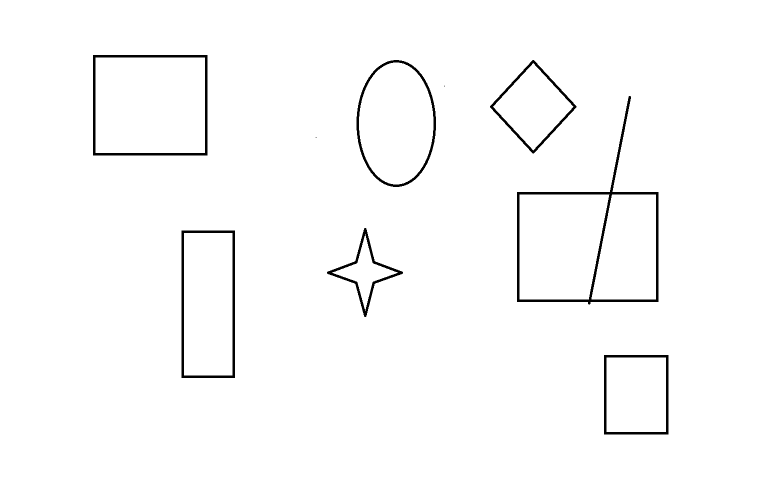
//> input picture test1/pic1.png, 1536 x 960 px (shown at 1/2 size)
$ ./main   (built with g++ and OpenCV 4)
//> lines starting //> are read from the running program, lines starting //| are printed output that depends on the picture; after the words box and inside, x2 and y2 are one past the last pixel; in counts of white or black regions, pixels touching at a corner belong together
#include "cv.h"
#include "highgui.h"
#include <stdio.h>
#include <math.h>
#include <string.h>
#include <iostream>
using namespace std;
int thresh = 50;
IplImage* img = NULL;
IplImage* img0 = NULL;
CvMemStorage* storage = NULL;
const char * wndname = "正方形检测 demo";
//angle函数用来返回（两个向量之间找到角度的余弦值）
double angle(CvPoint* pt1, CvPoint* pt2, CvPoint* pt0)
{
	double dx1 = pt1->x - pt0->x;
	double dy1 = pt1->y - pt0->y;
	double dx2 = pt2->x - pt0->x;
	double dy2 = pt2->y - pt0->y;
	return (dx1*dx2 + dy1*dy2) / sqrt((dx1*dx1 + dy1*dy1)*(dx2*dx2 + dy2*dy2) + 1e-10);
}
// 返回图像中找到的所有轮廓序列，并且序列存储在内存存储器中
CvSeq* findSquares4(IplImage* img, CvMemStorage* storage)
{
	CvSeq* contours;
	int i, c, l, N = 11;
	CvSize sz = cvSize(img->width & -2, img->height & -2);

	IplImage* timg = cvCloneImage(img);
	IplImage* gray = cvCreateImage(sz, 8, 1);
	IplImage* pyr = cvCreateImage(cvSize(sz.width / 2, sz.height / 2), 8, 3);
	IplImage* tgray;
	CvSeq* result;
	double s, t;
	// 创建一个空序列用于存储轮廓角点
	CvSeq* squares = cvCreateSeq(0, sizeof(CvSeq), sizeof(CvPoint), storage);
	cvSetImageROI(timg, cvRect(0, 0, sz.width, sz.height));
	// 过滤噪音
	cvPyrDown(timg, pyr, 7);
	cvPyrUp(pyr, timg, 7);
	tgray = cvCreateImage(sz, 8, 1);
	// 红绿蓝3色分别尝试提取
	for (c = 0; c < 3; c++)
	{
		// 提取 the c-th color plane
		cvSetImageCOI(timg, c + 1);
		cvCopy(timg, tgray, 0);
		// 尝试各种阈值提取得到的（N=11）
		for (l = 0; l < N; l++)
		{
			// apply Canny. Take the upper threshold from slider
			// Canny helps to catch squares with gradient shading
			if (l == 0)
			{
				cvCanny(tgray, gray, 0, thresh, 5);
				//使用任意结构元素膨胀图像
				cvDilate(gray, gray, 0, 1);
			}
			else
			{
				// apply threshold if l!=0:
				cvThreshold(tgray, gray, (l + 1) * 255 / N, 255, CV_THRESH_BINARY);
			}
			// 找到所有轮廓并且存储在序列中
			cvFindContours(gray, storage, &contours, sizeof(CvContour),
				CV_RETR_LIST, CV_CHAIN_APPROX_SIMPLE, cvPoint(0, 0));
			// 遍历找到的每个轮廓contours
			while (contours)
			{
				//用指定精度逼近多边形曲线
				result = cvApproxPoly(contours, sizeof(CvContour), storage,
					CV_POLY_APPROX_DP, cvContourPerimeter(contours)*0.02, 0);

				if (result->total == 4 &&
					fabs(cvContourArea(result, CV_WHOLE_SEQ)) > 500 &&
					fabs(cvContourArea(result, CV_WHOLE_SEQ)) < 100000 &&
					cvCheckContourConvexity(result))
				{
					s = 0;
					for (i = 0; i < 5; i++)
					{
						// find minimum angle between joint edges (maximum of cosine)
						if (i >= 2)
						{
							t = fabs(angle(
								(CvPoint*)cvGetSeqElem(result, i),
								(CvPoint*)cvGetSeqElem(result, i - 2),
								(CvPoint*)cvGetSeqElem(result, i - 1)));
							s = s > t ? s : t;
						}
					}
					// if 余弦值 足够小，可以认定角度为90度直角
					//cos0.1=83度，能较好的趋近直角
					if (s < 0.1)
						for (i = 0; i < 4; i++)
							cvSeqPush(squares,
							(CvPoint*)cvGetSeqElem(result, i));
				}
				// 继续查找下一个轮廓
				contours = contours->h_next;
			}
		}
	}
	cvReleaseImage(&gray);
	cvReleaseImage(&pyr);
	cvReleaseImage(&tgray);
	cvReleaseImage(&timg);
	return squares;
}
//drawSquares函数用来画出在图像中找到的所有正方形轮廓
void drawSquares(IplImage* img, CvSeq* squares)
{
	CvSeqReader reader;
	IplImage* cpy = cvCloneImage(img);
	int i;
	cvStartReadSeq(squares, &reader, 0);
	// read 4 sequence elements at a time (all vertices of a square)
	for (i = 0; i < squares->total; i += 4)
	{
		CvPoint pt[4], *rect = pt;
		int count = 4;
		// read 4 vertices
		CV_READ_SEQ_ELEM(pt[0], reader);
		CV_READ_SEQ_ELEM(pt[1], reader);
		CV_READ_SEQ_ELEM(pt[2], reader);
		CV_READ_SEQ_ELEM(pt[3], reader);
		// draw the square as a closed polyline
		cvPolyLine(cpy, &rect, &count, 1, 1, CV_RGB(0, 255, 0), 2, CV_AA, 0);
	}
	cvShowImage(wndname, cpy);
	cvReleaseImage(&cpy);
}

char* names[] = { "pic1.png", "pic2.png", "pic3.png",
"pic4.png", "pic5.png", "pic6.png","pic7.png","pic8.png",
"pic9.png","pic10.png","pic11.png","pic12.png", 0 };
int main(int argc, char** argv)
{
	int i, c;
	storage = cvCreateMemStorage(0);
	for (i = 0; names[i] != 0; i++)
	{
		img0 = cvLoadImage(names[i], 1);
//> img0 is the input picture: 960 rows x 1536 cols, CV_8UC3; min 0, max 255, mean 250.5
//> names = 13 items
		if (!img0)
		{
			cout << "不能载入" << names[i] << "继续下一张图片" << endl;
			continue;
		}
		img = cvCloneImage(img0);
		cvNamedWindow(wndname, 1);
		// find and draw the squares
		drawSquares(img, findSquares4(img, storage));
//> in findSquares4, `CvSeq* squares = cvCreateSeq(0, sizeof(CvSeq), sizeof(CvPoint), storag..`: squares = 0 items
//> in findSquares4, `cvPyrDown(timg, pyr, 7);`:
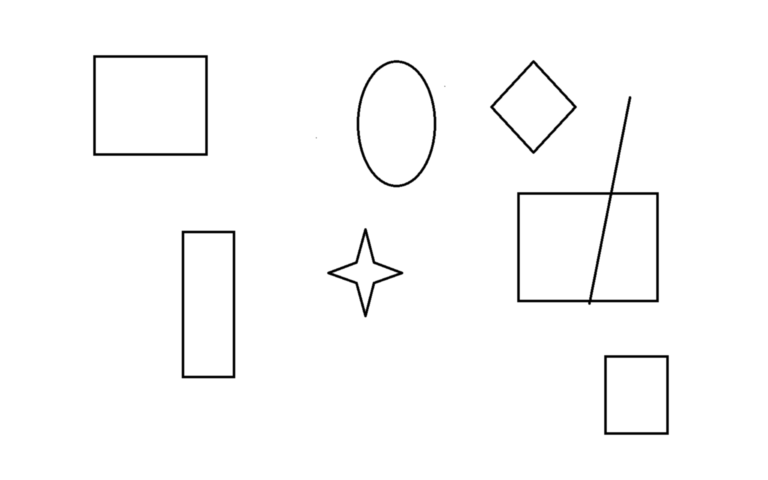
//> pyr: 480 rows x 768 cols, CV_8UC3; min 0, max 255, mean 250.5
//> in findSquares4, `cvPyrUp(pyr, timg, 7);`:
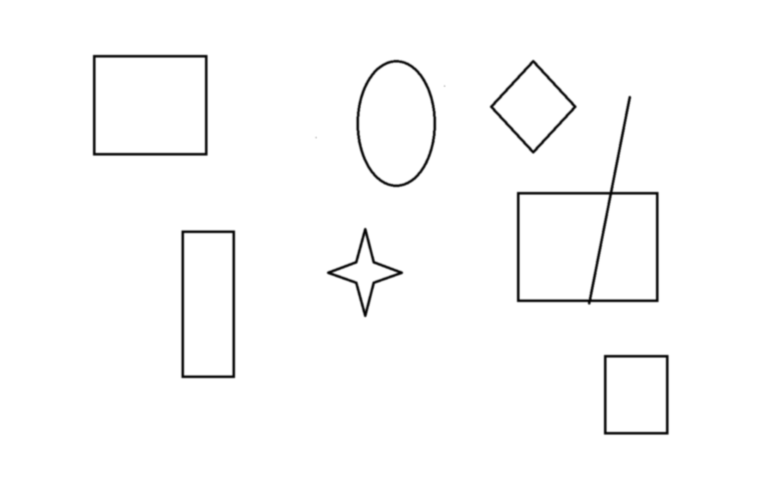
//> timg: 960 rows x 1536 cols, CV_8UC3 (shown at 1/2 size); 4.39% of pixels changed, all inside (x1, y1, x2, y2) = (182, 106, 1341, 873)
//> after the loop in findSquares4, `for (c = 0; c < 3; c++)`: gray: 960 rows x 1536 cols, CV_8UC1; every value is 0
//> after the loop in findSquares4, `for (c = 0; c < 3; c++)`: contours = 0 contours; result = 1 contour; box (x1, y1, x2, y2) and area: (1, 1, 1535, 959) 1467081; s = 0.000597; squares = 1032 items
//> the loop in drawSquares, `for (i = 0; i < squares->total; i += 4)` made 258 passes
//> pass 1, in drawSquares, `cvPolyLine(cpy, &rect, &count, 1, 1, CV_RGB(0, 255, 0), 2, CV_AA, 0);`:
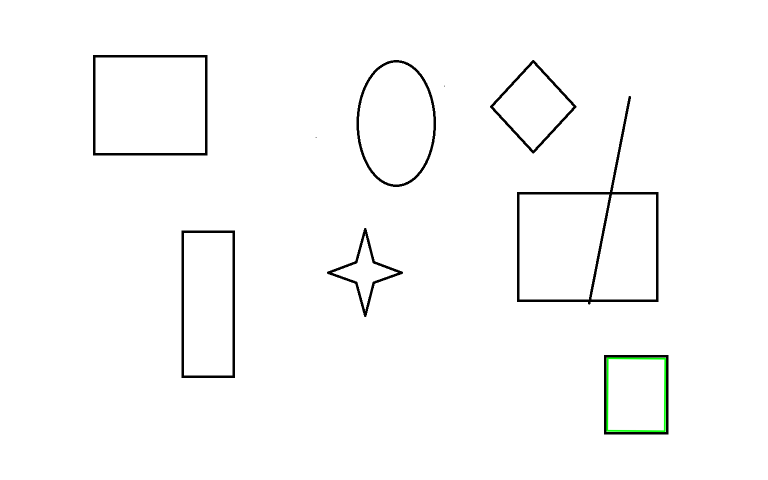
//> cpy: 960 rows x 1536 cols, CV_8UC3 (shown at 1/2 size); 0.18% of pixels changed, all inside (x1, y1, x2, y2) = (1212, 714, 1333, 865)
//> pass 2, in drawSquares, `cvPolyLine(cpy, &rect, &count, 1, 1, CV_RGB(0, 255, 0), 2, CV_AA, 0);`:
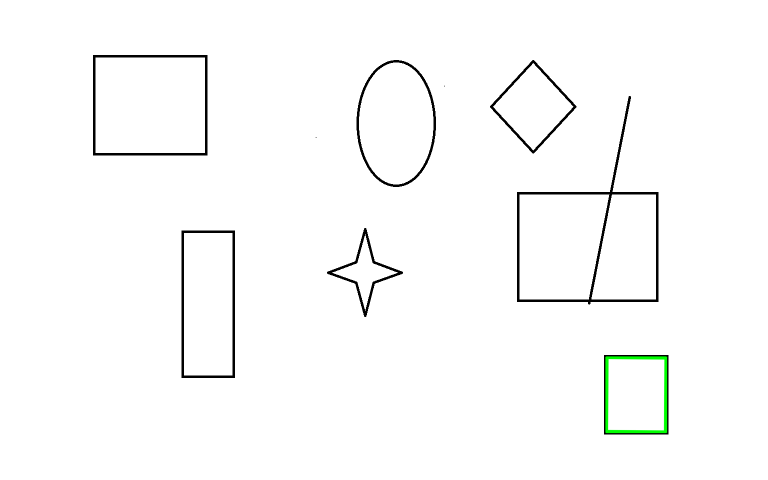
//> cpy: 960 rows x 1536 cols, CV_8UC3 (shown at 1/2 size); 0.15% of pixels changed, all inside (x1, y1, x2, y2) = (1210, 712, 1335, 867)
//> pass 3, in drawSquares, `cvPolyLine(cpy, &rect, &count, 1, 1, CV_RGB(0, 255, 0), 2, CV_AA, 0);`:
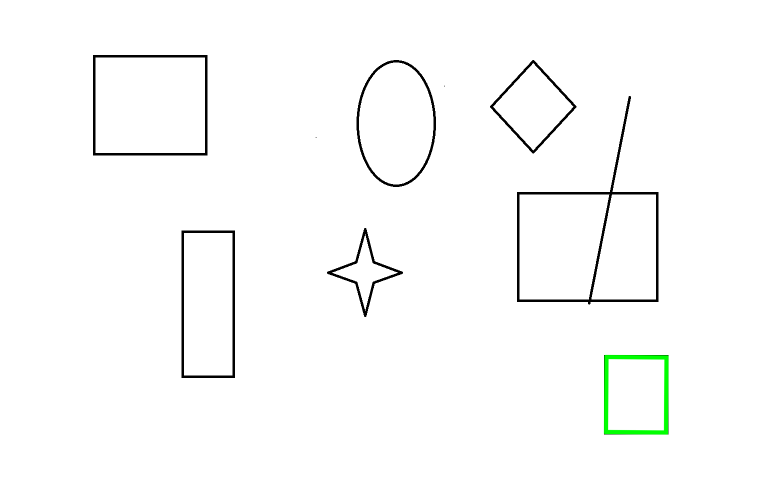
//> cpy: 960 rows x 1536 cols, CV_8UC3 (shown at 1/2 size); 0.13% of pixels changed, all inside (x1, y1, x2, y2) = (1207, 709, 1338, 870)
//> after the loop in drawSquares, `for (i = 0; i < squares->total; i += 4)`:
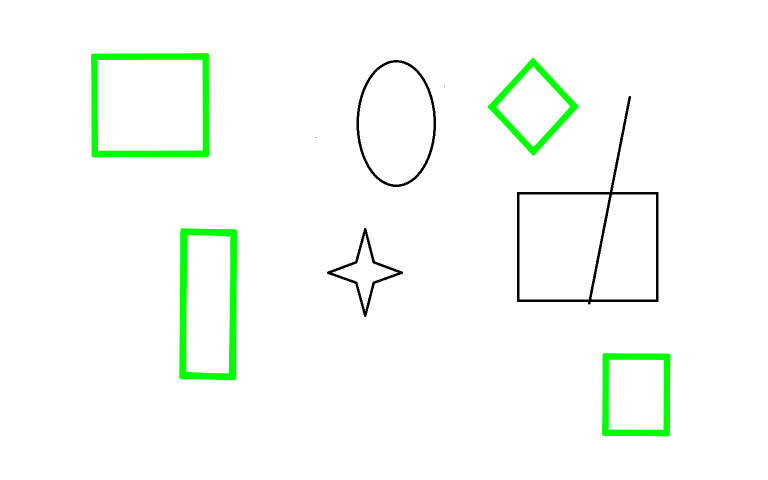
//> cpy: 960 rows x 1536 cols, CV_8UC3 (shown at 1/2 size); 2.2% of pixels changed, all inside (x1, y1, x2, y2) = (182, 106, 1341, 873)
		c = cvWaitKey(0);
//> the space key is pressed

		cvReleaseImage(&img);
		cvReleaseImage(&img0);
		cvClearMemStorage(storage);
		if ((char)c == 27)
			break;
	}
//> pass 2 of the loop `for (i = 0; names[i] != 0; i++)`:
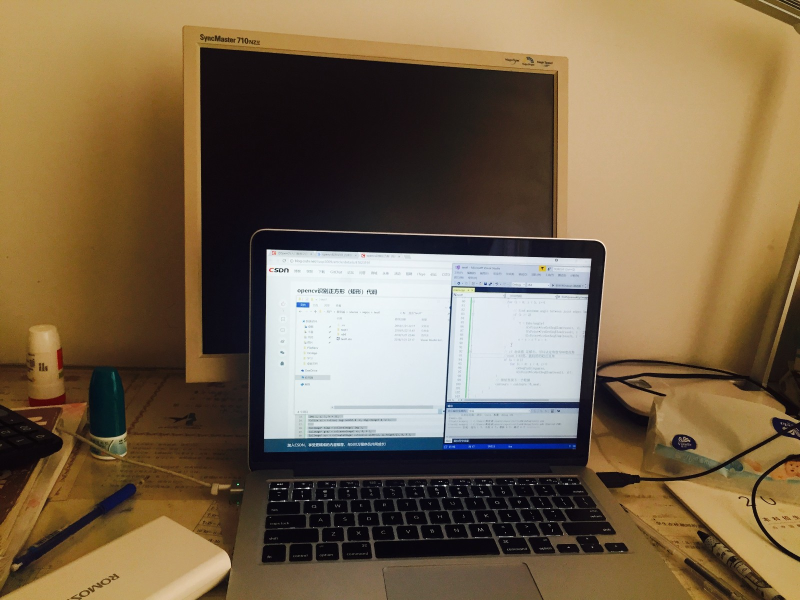
//> input picture test1/pic2.png, 1600 x 1200 px (shown at 1/2 size)
//> img0 is the input picture: 1200 rows x 1600 cols, CV_8UC3; mean B, G, R 76.4, 102.8, 121.9
//> in findSquares4 (call 2), `CvSeq* squares = cvCreateSeq(0, sizeof(CvSeq), sizeof(CvPoint), storag..`: squares = 0 items
//> pyr: 600 rows x 800 cols, CV_8UC3
//> timg: 1200 rows x 1600 cols, CV_8UC3
//> the loop in findSquares4 (call 2), `for (c = 0; c < 3; c++)` made 3 passes
//> (s, t) on passes 1 to 3: (0.683, 0.683), (0.102, 0.0266), (0.93, 0.93)
//> pass 1, in findSquares4 (call 2), `cvCopy(timg, tgray, 0);`:
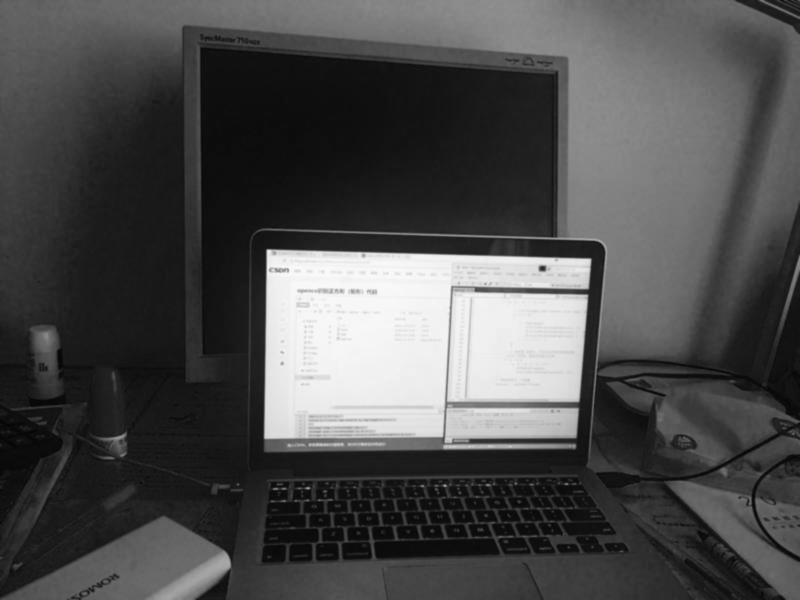
//> tgray: 1200 rows x 1600 cols, CV_8UC1 (shown at 1/2 size); min 4, max 251, mean 76.4
//> after the loop in findSquares4 (call 2), `for (c = 0; c < 3; c++)`: result = 1 contour; box (x1, y1, x2, y2) and area: (825, 512, 847, 519) 88; s = 0.93; squares = 36 items
//> the loop in drawSquares (call 2), `for (i = 0; i < squares->total; i += 4)` made 9 passes
//> after the loop in drawSquares (call 2), `for (i = 0; i < squares->total; i += 4)`:
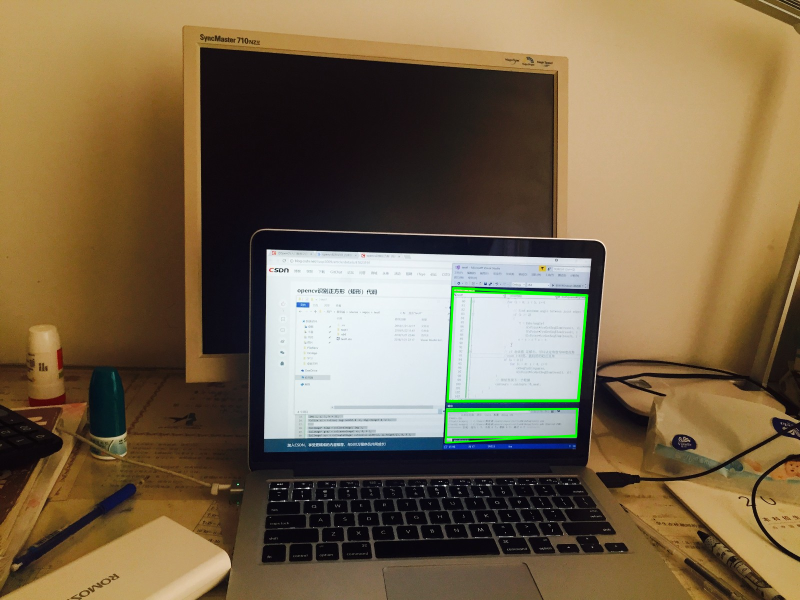
//> cpy: 1200 rows x 1600 cols, CV_8UC3 (shown at 1/2 size); mean B, G, R 75.6, 103.3, 121.2
//> the space key is pressed
//> pass 3 of the loop `for (i = 0; names[i] != 0; i++)`:
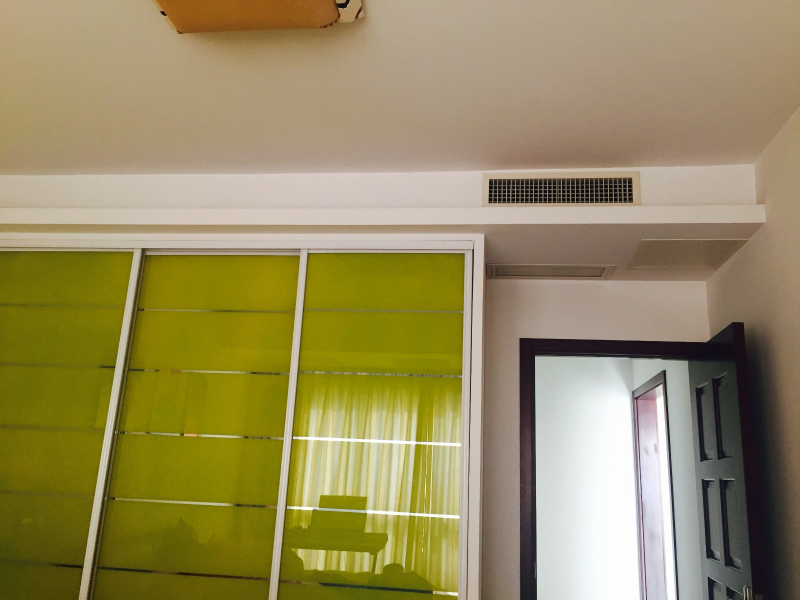
//> input picture test1/pic3.png, 1600 x 1200 px (shown at 1/2 size)
//> img0 is the input picture: 1200 rows x 1600 cols, CV_8UC3; mean B, G, R 93.9, 139.9, 151.9
//> in findSquares4 (call 3), `CvSeq* squares = cvCreateSeq(0, sizeof(CvSeq), sizeof(CvPoint), storag..`: squares = 0 items
//> the loop in findSquares4 (call 3), `for (c = 0; c < 3; c++)` made 3 passes
//> (s, t) on passes 1 to 3: (0.563, 0.0914), (0.47, 0.0912), (0.833, 0.21)
//> pass 1, in findSquares4 (call 3), `cvCopy(timg, tgray, 0);`:
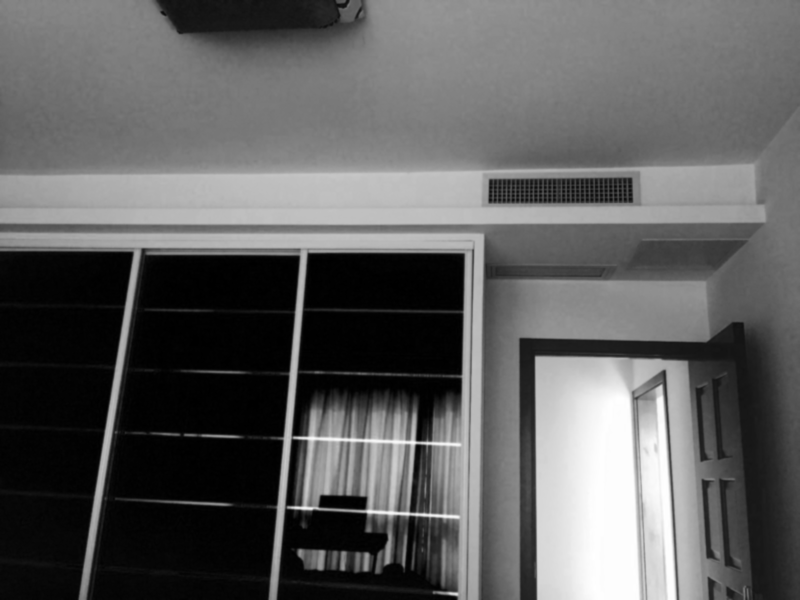
//> tgray: 1200 rows x 1600 cols, CV_8UC1 (shown at 1/2 size); min 0, max 255, mean 93.9
//> after the loop in findSquares4 (call 3), `for (c = 0; c < 3; c++)`: result = 1 contour; box (x1, y1, x2, y2) and area: (1157, 781, 1279, 1199) 39454; s = 0.833; t = 0.21; squares = 64 items
//> the loop in drawSquares (call 3), `for (i = 0; i < squares->total; i += 4)` made 16 passes
//> after the loop in drawSquares (call 3), `for (i = 0; i < squares->total; i += 4)`:
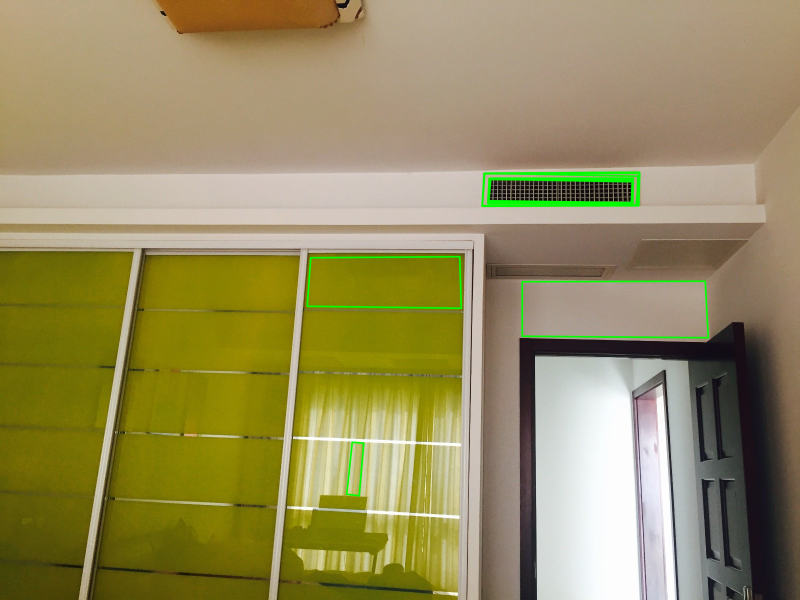
//> cpy: 1200 rows x 1600 cols, CV_8UC3 (shown at 1/2 size); mean B, G, R 93.1, 140.9, 150.7
//> the space key is pressed
//> the loop made 12 passes; the first 3 are shown
	cvDestroyWindow(wndname);

	system("pause");
	return 0;
}
